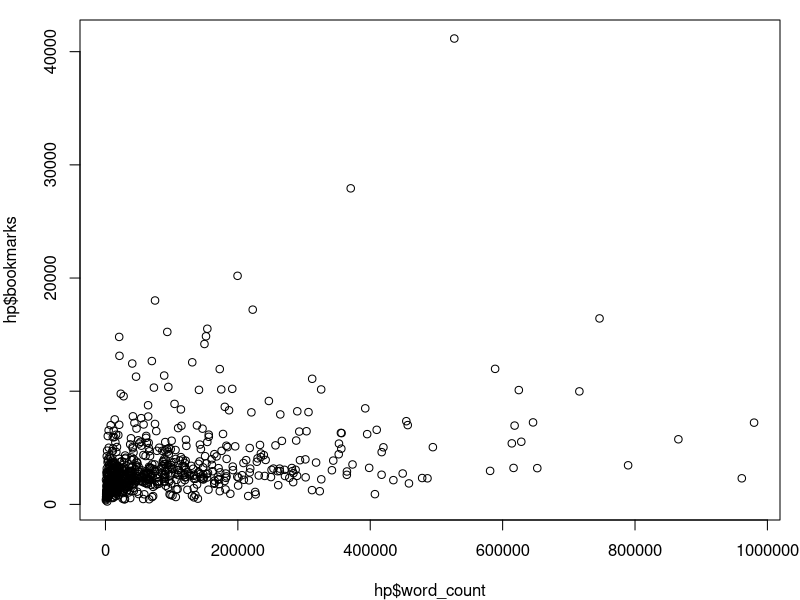
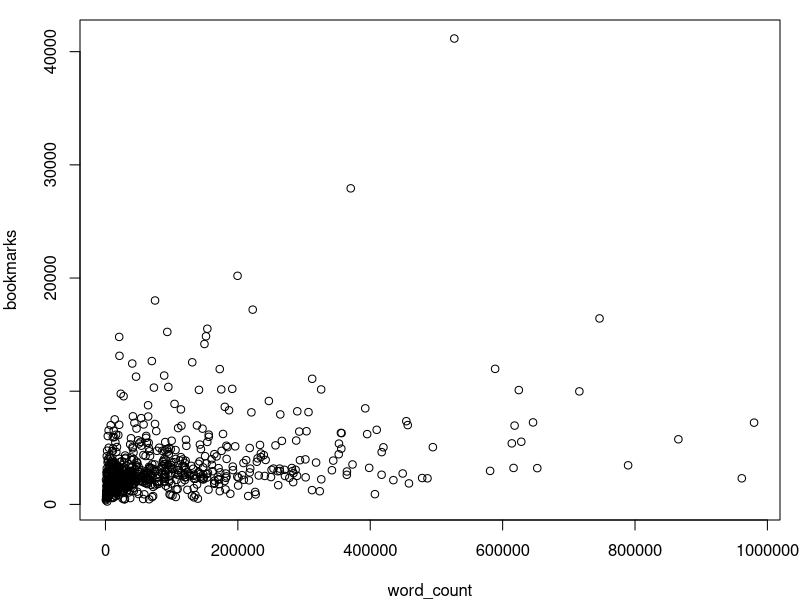
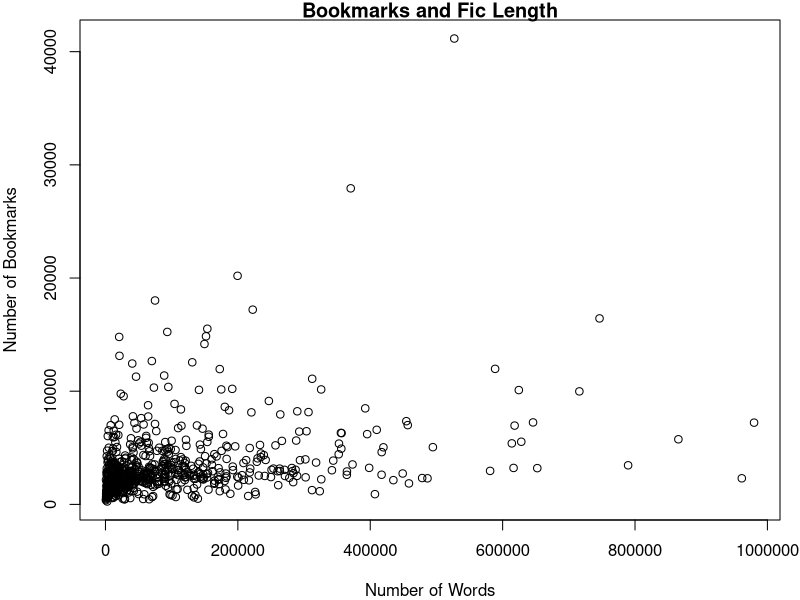
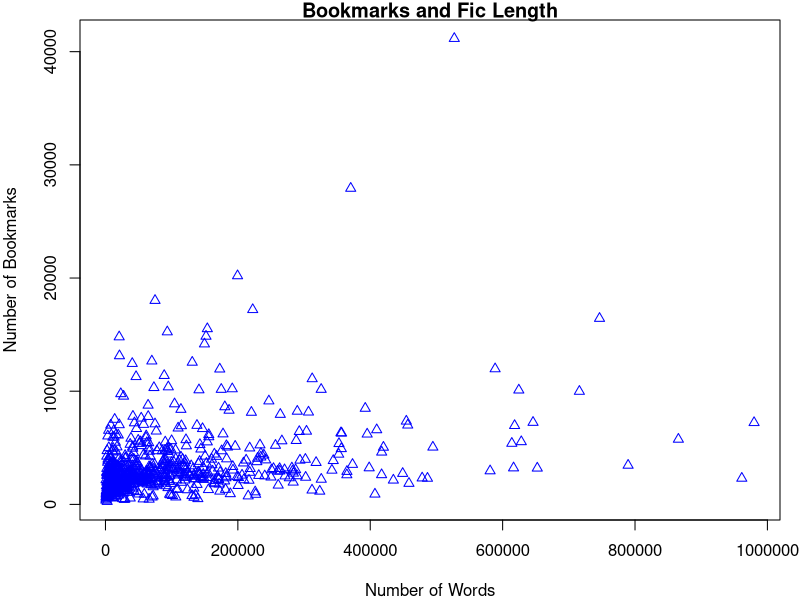
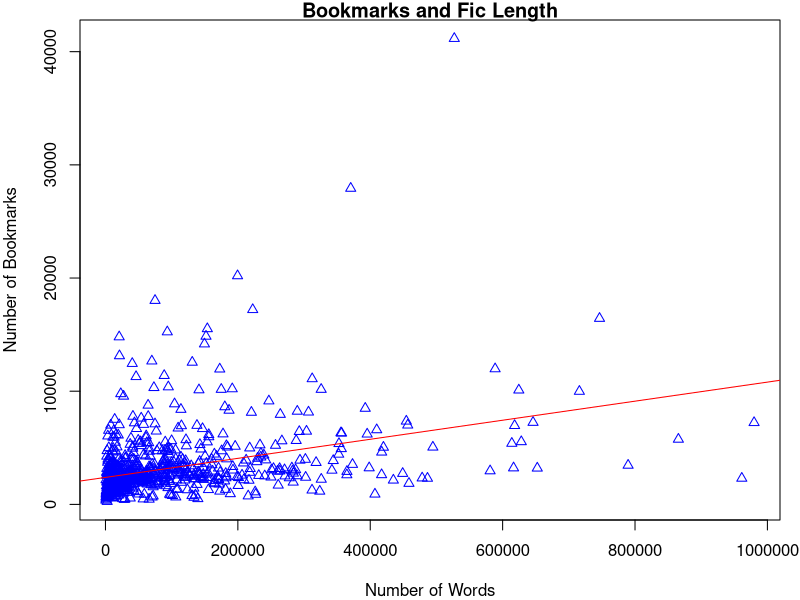
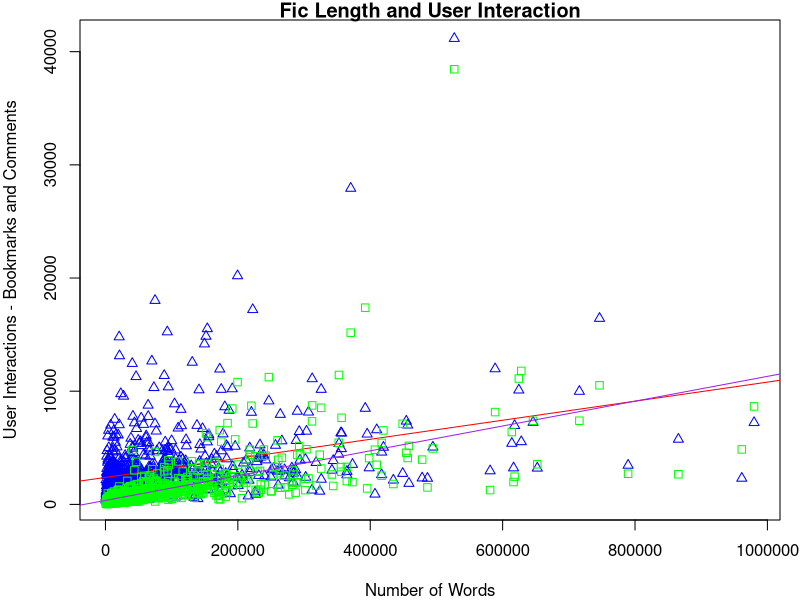
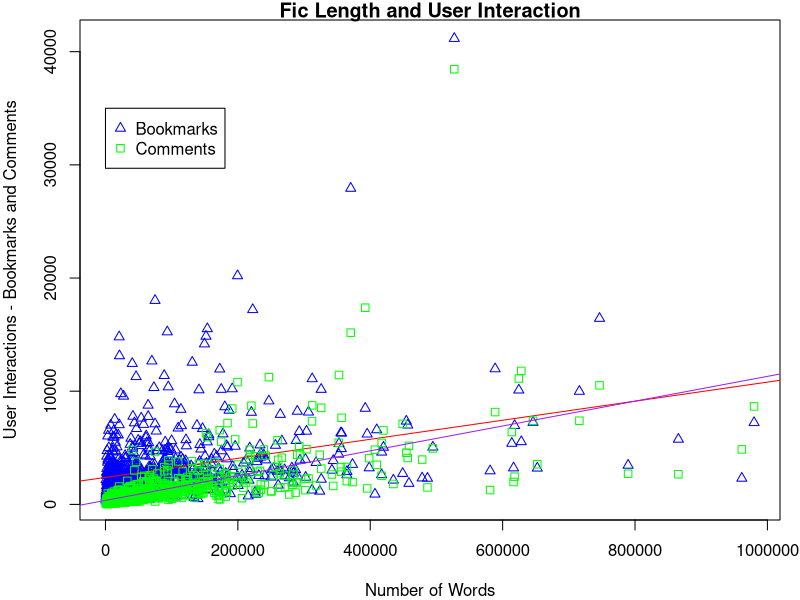
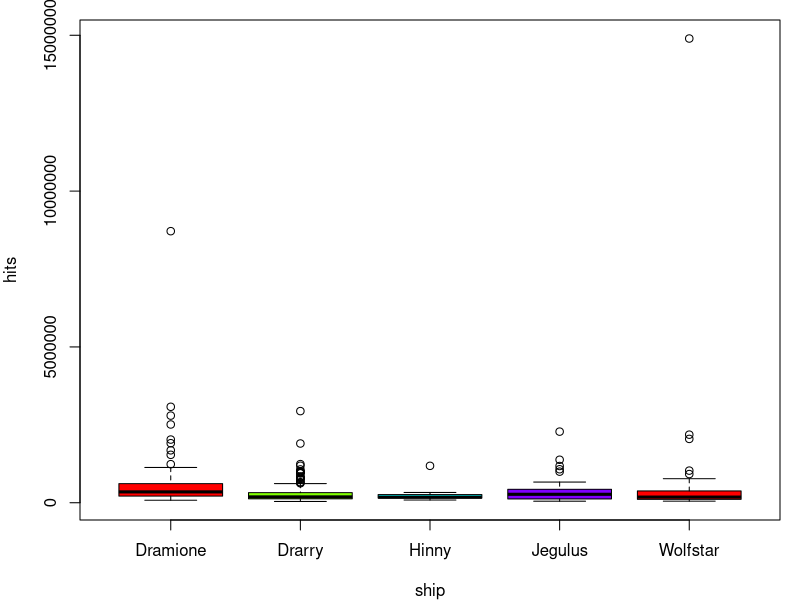

The R source for these figures, in order:
## ---- chunk 1
knitr::opts_chunk$set(echo = TRUE)
## ---- chunk 2
options(scipen=999)
## ---- chunk 3
# install.packages("ggplot2")
library(ggplot2)
## ---- chunk 4
hp <- read.csv('hp_ao3.csv')
str(hp)
## ---- chunk 5
# print some output of gsub as a reminder of what it does
head(gsub(",", "", hp$Word_Count))
# we can put the gsub function instead the as.integer function and assign it to the df
# by using the same column name, we replace our useless character columns with integers
hp$Word_Count <- as.integer(gsub(",", "", hp$Word_Count))
hp$Comments <- as.integer(gsub(",", "", hp$Comments))
hp$Kudos <- as.integer(gsub(",", "", hp$Kudos))
hp$Bookmarks <- as.integer(gsub(",", "", hp$Bookmarks))
hp$Hits <- as.integer(gsub(",", "", hp$Hits))
## ---- chunk 6
hp$Chapters <- as.integer(gsub("/.*", "", hp$Chapters))
## ---- chunk 7
names(hp) <- tolower(names(hp))
## ---- chunk 8
summary(hp)
## ---- chunk 9
par(mar = c(4, 4, 1, 1)) # line of code instructing the plots to be next to each other
plot(hp$word_count, hp$bookmarks)
# same plot as before, but using with()
with(hp, plot(word_count, bookmarks))
## ---- chunk 10
par(mar = c(4, 4, 1, 1))
# add axis labels and title
plot(hp$word_count, hp$bookmarks, 
     xlab = "Number of Words", ylab = "Number of Bookmarks", main = "Bookmarks and Fic Length")

# change color and shape of points
plot(hp$word_count, hp$bookmarks, 
     xlab = "Number of Words", ylab = "Number of Bookmarks", 
     main = "Bookmarks and Fic Length",
     col = "blue", pch = 2)
## ---- chunk 11
plot(hp$word_count, hp$bookmarks, 
     xlab = "Number of Words", ylab = "Number of Bookmarks", 
     main = "Bookmarks and Fic Length",
     col = "blue", pch = 2)
abline(lm(bookmarks ~ word_count, data = hp), col = "red")
## ---- chunk 12
plot(hp$word_count, hp$bookmarks, 
     xlab = "Number of Words", ylab = "User Interactions - Bookmarks and Comments", 
     main = "Fic Length and User Interaction",
     col = "blue", pch = 2)
abline(lm(bookmarks ~ word_count, data = hp), col = "red")
points(hp$word_count, hp$comments, pch = 0, col = "green")
abline(lm(comments ~ word_count, data = hp), col = "purple")
## ---- chunk 13
plot(hp$word_count, hp$bookmarks, 
     xlab = "Number of Words", ylab = "User Interactions - Bookmarks and Comments", 
     main = "Fic Length and User Interaction",
     col = "blue", pch = 2)
abline(lm(bookmarks ~ word_count, data = hp), col = "red")
points(hp$word_count, hp$comments, pch = 0, col = "green")
abline(lm(comments ~ word_count, data = hp), col = "purple")

legend(1, 35000, legend = c("Bookmarks", "Comments"),
       col = c("blue", "green"), pch = c(2,0), cex = 1)
## ---- chunk 14
hp_ships <- hp[hp$ship %in% c("Sirius Black/Remus Lupin", "Draco Malfoy/Harry Potter", "Hermione Granger/Draco Malfoy", "Harry Potter/Ginny Weasley", "Regulus Black/James Potter"),]
# Do a chained ifelse so the tick labels are easier to deal with
hp_ships$ship_names <- with(hp_ships, 
                            ifelse(ship == "Draco Malfoy/Harry Potter", "Drarry",
                                   ifelse(ship == "Hermione Granger/Draco Malfoy", "Dramione",
                                          ifelse(ship == "Sirius Black/Remus Lupin", "Wolfstar", 
                                                 ifelse(ship == "Regulus Black/James Potter", "Jegulus",
                                                        ifelse(ship == "Harry Potter/Ginny Weasley", "Hinny", ship))))))

## ---- chunk 15
par(mar = c(4, 4, 1, 1))
boxplot(hp_ships$hits ~ hp_ships$ship_names, xlab = "ship", ylab = "hits", col=rainbow(4))
# outline = FALSE for the outliers
boxplot(hp_ships$hits ~ hp_ships$ship_names, xlab = "ship", ylab = "hits",
        outline = FALSE, col=rainbow(4))
# cex.axis to make the labels smaller
boxplot(hp_ships$hits ~ hp_ships$ship_names, xlab = "ship", ylab = "hits",
        outline = FALSE, cex.axis = .7, col=rainbow(5))
## ---- chunk 16
par(mar = c(4, 4, 1, 1))
boxplot(hp_ships$hits ~ hp_ships$ship_names, xlab = "ship", ylab = "hits and kudos",
        outline = FALSE, cex.axis = .5, col = "purple")
boxplot(hp_ships$kudos ~ hp_ships$ship_names, add = TRUE,
        outline = FALSE, cex.axis = .5, col = "green")

boxplot(hp_ships$bookmarks ~ hp_ships$ship_names, xlab = "ship", ylab = "bookmarks and comments",
        outline = FALSE, cex.axis = .5, col = "purple")
boxplot(hp_ships$comments ~ hp_ships$ship_names, add = TRUE,
        outline = FALSE, cex.axis = .5, col = "green")

legend(4, 8000, legend = c("Bookmarks", "Comments"),
       col = c("purple", "green"), pch = c(2,0), cex = .8)

## ---- chunk 17
par(mar = c(4, 4, 1, 1))
# next to each other
boxplot(hp_ships$bookmarks ~ hp_ships$ship_names, xlab = "ship", ylab = "hits",
        outline = FALSE, cex.axis = .5, col = "purple",
        at = 1:length(unique(hp_ships$ship_names)) - 0.2)
boxplot(hp_ships$comments ~ hp_ships$ship_names, add = TRUE,
        outline = FALSE, cex.axis = .5, col = "green",
        at = 1:length(unique(hp_ships$ship_names)) + 0.2)
legend(4, 8000, legend = c("Bookmarks", "Comments"),
       col = c("purple", "green"), pch = c(2,0), cex = .8)
# skinnier
boxplot(hp_ships$bookmarks ~ hp_ships$ship_names, xlab = "ship", ylab = "stats",
        outline = FALSE, cex.axis = .5, col = "purple",
        at = 1:length(unique(hp_ships$ship_names)) - 0.2,
        boxwex = .4)
boxplot(hp_ships$comments ~ hp_ships$ship_names, add = TRUE,
        outline = FALSE, cex.axis = .001, col = "green",
        at = 1:length(unique(hp_ships$ship_names)) + 0.2,
        boxwex = .4)
legend(4, 8000, legend = c("Bookmarks", "Comments"),
       col = c("purple", "green"), pch = c(2,0), cex = .8)

## ---- chunk 18
par(mar = c(4, 4, 1, 1))
ship_counts <- table(hp_ships$ship_names)
barplot(ship_counts, col = cm.colors(5))
# Can turn it sideways
barplot(ship_counts, horiz = TRUE, cex.names = .8, col = cm.colors(5))
fics_year <- table(hp_ships$date)
barplot(fics_year, col=heat.colors(20))

## ---- chunk 19
par(mar = c(4, 4, 1, 1))
ship_counts <- table(hp_ships$ship_names)
barplot(ship_counts, col = cm.colors(5), ylim = c(0,300), main = "Fics per ship")
# Can turn it sideways
barplot(ship_counts, horiz = TRUE, cex.names = .8, col = cm.colors(5), xlim = c(0,300))
fics_year <- table(hp_ships$date)
barplot(fics_year, col=heat.colors(20), ylim = c(0,60), main = "fics per year")

## ---- chunk 20
par(mar = c(4, 4, 1, 1))

plot(density(hp_ships$hits))
hist(hp_ships$hits)
# change the number of breaks
hist(hp_ships$hits, breaks = 40)
## ---- chunk 21
ggplot(data=hp_ships, aes(x = word_count, y = bookmarks)) + # this sets it up, but this alone won't add the points
  geom_point() # this adds the points

## ---- chunk 22
# basic color
ggplot(data=hp_ships, aes(x = word_count, y = bookmarks)) + 
  geom_point(color = "violet") # fixed color

# Here's if the variable is continuous (or "continuous")
ggplot(data=hp_ships, aes(x = word_count, y = bookmarks)) + 
  geom_point(aes(color = chapters))

# Here's if the variable is categorical
ggplot(data=hp_ships, aes(x = word_count, y = bookmarks)) + 
  geom_point(aes(color = ship_names))
## ---- chunk 23
# We can change the shape
ggplot(hp_ships, aes(x = word_count, y = bookmarks)) + 
  geom_point(aes(color = ship_names, shape = ship_names))
# We can change the size
ggplot(hp_ships, aes(x = word_count, y = bookmarks)) + 
  geom_point(aes(color = ship_names, shape = ship_names, size = date))
# That's super large. We can make them smaller by defining the range of sizes to stay within
ggplot(hp_ships, aes(x = word_count, y = bookmarks)) + 
  geom_point(aes(color = ship_names, shape = ship_names, size = date)) +
  scale_size_continuous(range = c(1, 4))
## ---- chunk 24
ggplot(hp_ships, aes(x = word_count, y = bookmarks)) + 
  geom_point(aes(color = ship_names, shape = ship_names)) +
  geom_text(aes(label = title))
## ---- chunk 25
ggplot(hp_ships, aes(x = word_count, y = bookmarks)) + 
  geom_point(aes(color = ship_names, shape = ship_names)) +
  geom_text(data = hp_ships[order(-hp_ships$hits), ][1:10, ], aes(label = title))
## ---- chunk 26
ggplot(hp_ships, aes(x = word_count, y = bookmarks)) + 
  geom_point(aes(color = ship_names, shape = ship_names)) +
  geom_text(data = hp_ships[order(-hp_ships$hits), ][1:10, ], aes(label = title), size = 2)
## ---- chunk 27
ggplot(hp_ships, aes(x = word_count, y = bookmarks)) + 
  geom_point(aes(color = ship_names, shape = ship_names)) +
  geom_text(data = hp_ships[order(-hp_ships$hits), ][1:10, ], aes(label = title), size = 2) +
  stat_smooth(method=lm)
## ---- chunk 28
ggplot(hp_ships, aes(x = word_count, y = bookmarks)) + 
  geom_point(aes(color = ship_names, shape = ship_names)) +
  geom_text(data = hp_ships[order(-hp_ships$hits), ][1:10, ], aes(label = title), size = 2) +
  stat_smooth(method=lm) + 
  theme(legend.position="left")
## ---- chunk 29
ggplot(hp_ships, aes(x = word_count, y = bookmarks)) + 
  geom_point(aes(color = ship_names, shape = ship_names)) +
  geom_text(data = hp_ships[order(-hp_ships$hits), ][1:10, ], aes(label = title), size = 2) +
  stat_smooth(method=lm) + 
  labs(title = "HP Fanfiction", x = "Word Count", y = "Bookmarks")
## ---- chunk 30
# dodge says to group them, identity says it takes on the value of itself
# aes(fill = ship_category) says to color based on ship category
ggplot(data = hp_ships, aes(x = ship_names, y = kudos)) + 
  geom_bar(position = "dodge", stat = "identity", aes(fill = ship_category))
## ---- chunk 31
ggplot(data = hp_ships, aes(x = ship_names, y = kudos)) + 
  geom_bar(position = "stack", stat = "identity", aes(fill= ship_category))

## ---- chunk 32
ggplot(hp_ships, aes(x = ship_names, y = comments)) +
  geom_boxplot(aes(col = ship_names)) +
  scale_color_manual(values = c("lightgreen", "lightpink", "lightblue", "mediumslateblue", "lightsalmon" )) 
## ---- chunk 33
ggplot(hp_ships, aes(x = ship_names, y = comments)) +
  geom_boxplot(aes(col = ship_names)) +
  scale_color_manual(values = c("lightgreen", "lightpink", "lightblue", "mediumslateblue", "lightsalmon" )) +
  scale_y_continuous(limits = c(0, 7500))
## ---- chunk 34
ggplot(hp_ships, aes(x = ship_names, y = comments)) +
  geom_boxplot(aes(col = ship_names)) +
  scale_color_manual(values = c("lightgreen", "lightpink", "lightblue", "mediumslateblue", "lightsalmon" ))  +
  scale_y_continuous(limits = c(0, 7500)) +
  geom_jitter(color="black", size=0.4, alpha=0.9)
## ---- chunk 35
ggplot(hp_ships, aes(x = chapters)) +
  geom_histogram()
## ---- chunk 36
# change bins by controlling the width
ggplot(hp_ships, aes(x = chapters)) +
  geom_histogram(binwidth = 3, fill = "lavender")
## ---- chunk 37
ggplot(hp_ships, aes(x = chapters)) +
  geom_histogram(binwidth = 3, fill = "lavender") +
  theme_dark()
## ---- chunk 38
# overlapping
ggplot(hp_ships, aes(x = kudos, fill = ship_names)) +
  geom_histogram(position = "identity", alpha = .3, bins = 40) 
## ---- chunk 39
# mirror (doing it for density plot but it can also be done for histograms)
ggplot(hp, aes(x=x)) +
  geom_density(aes(x = bookmarks, y = ..density..), fill = "steelblue3") +
  geom_label(aes(x = 15000, y = .0001, label = "bookmarks")) +
  geom_density(aes(x = comments, y = -..density..), fill = "palevioletred") +
  geom_label(aes(x = 10000, y = -.0004, label = "comments"))
## ---- chunk 40
ggplot(hp, aes(x=x)) +
  geom_density(aes(x = bookmarks, y = ..density..), fill = "steelblue3") +
  geom_label(aes(x = 15000, y = .0001, label = "bookmarks")) +
  geom_density(aes(x = comments, y = -..density..), fill = "palevioletred") +
  geom_label(aes(x = 10000, y = -.0004, label = "comments")) +
  scale_y_continuous(
    breaks = c(-0.0005, -0.0003, 0, 0.0003, 0.0005),
    labels = c("-0.0005", "-0.0003", "0", "0.0003", "0.0005")
  )
